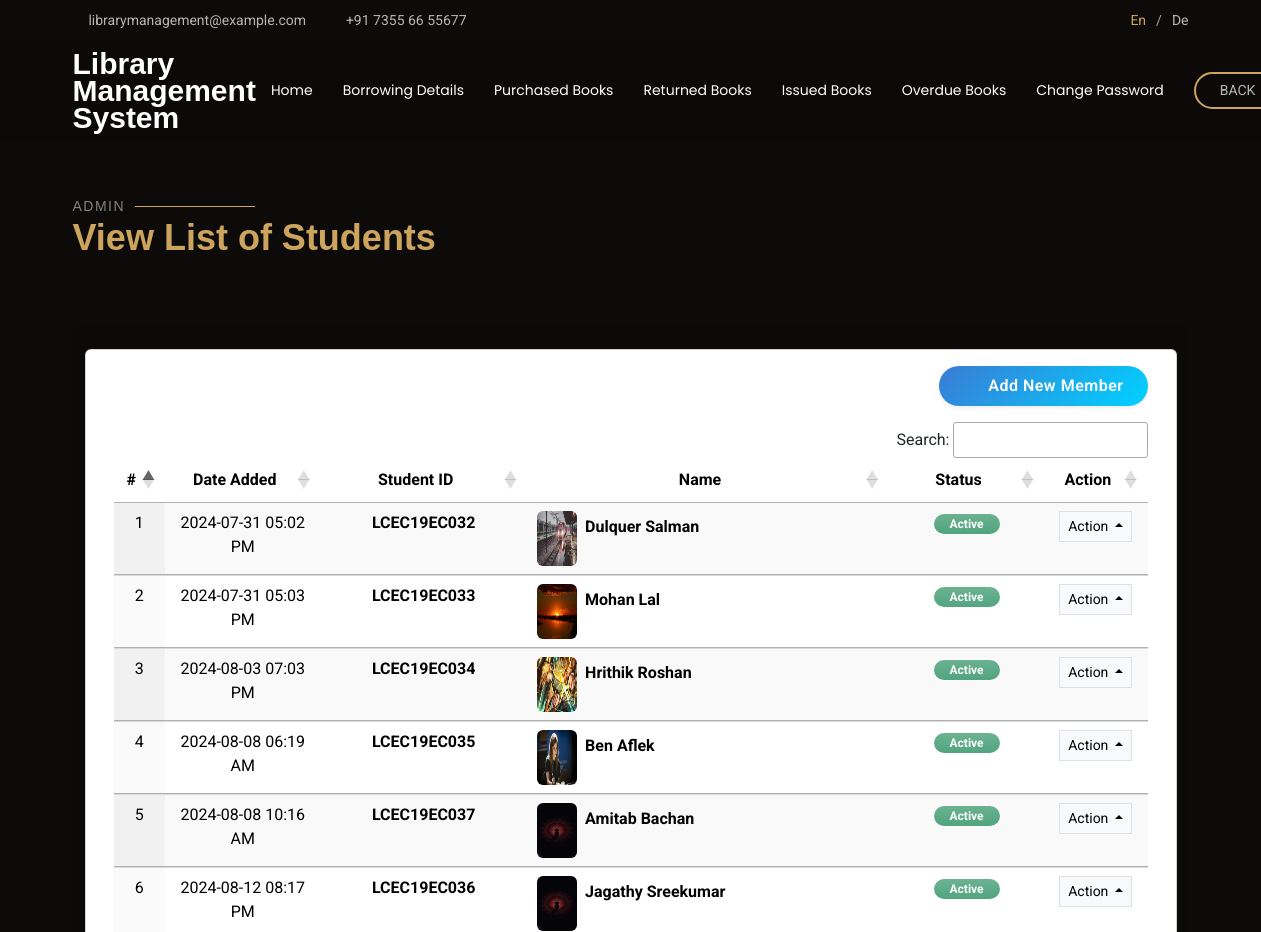
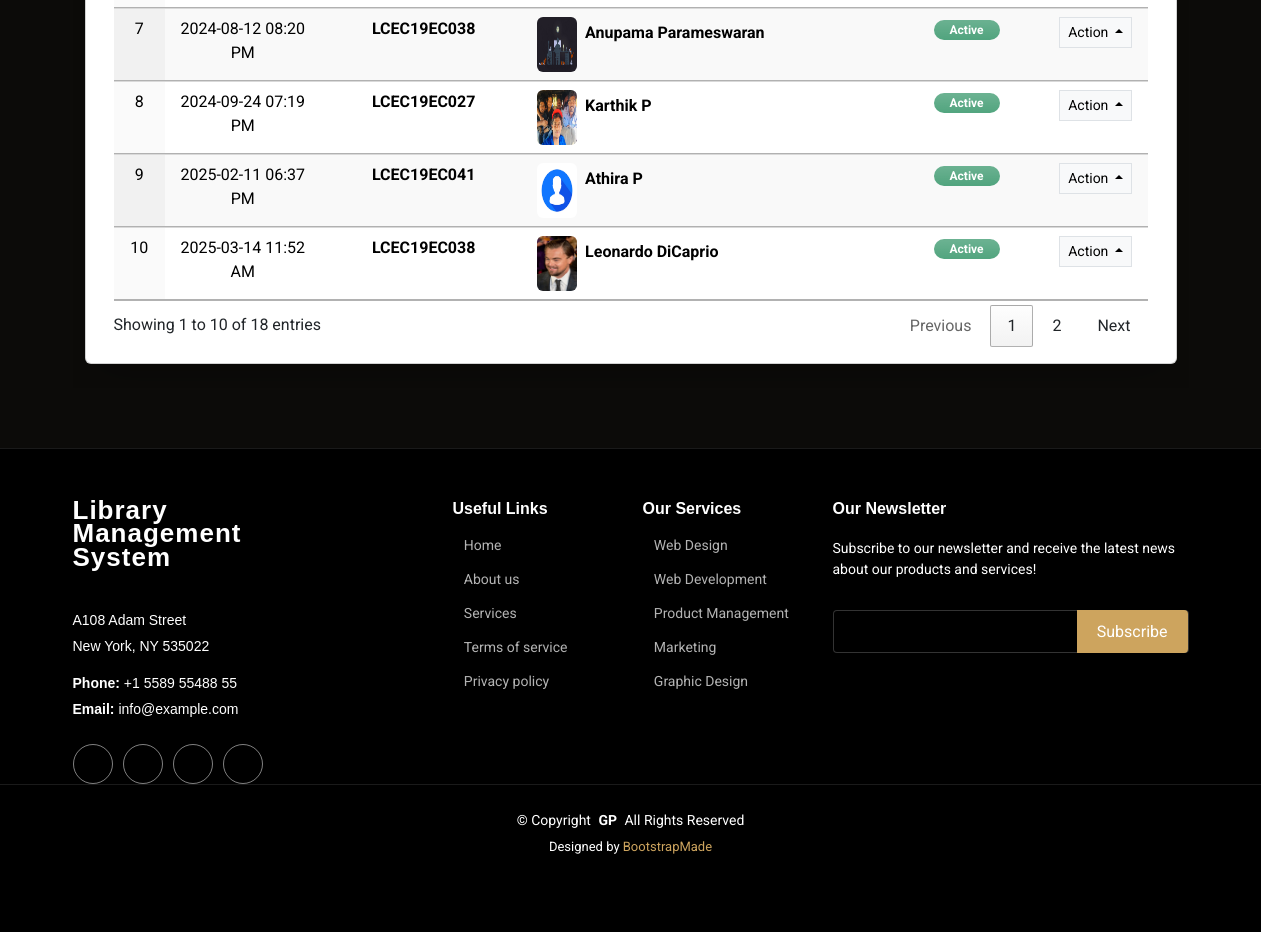
The page /studentlist/ on the database its author committed (2 pictures, top to bottom).
### home/models.py (models this page shows)
class Member(models.Model):
    member_id = models.ForeignKey(User, on_delete=models.CASCADE)
    student_id = models.CharField(max_length=150)
    department = models.CharField(max_length=255)
    year_of_study = models.IntegerField()
    phone_number = models.IntegerField()
    address = models.CharField(max_length=255)
    profile_picture = models.ImageField(upload_to='images/', default='images/default_profile.jpg')
    status = models.BooleanField(default=False)

class User(AbstractUser):
    usertype = models.CharField(max_length=100)

### home/views.py (the view)
# urls.py: path('studentlist/',views.view_studentlist, name='view_studentlist'),
def view_studentlist(request):
    students = Member.objects.select_related('member_id').filter(member_id__is_active=True)
    return render(request,'admin-studentlist.html',{'student_list':students})

### home/templates/admin-studentlist.html (shortened to what this page needs)
{% extends "admin-studentlist-base.html" %}
{% load static %}
{% block pageContent %}
<link rel="stylesheet" type="text/css" href="https://cdn.datatables.net/1.11.5/css/jquery.dataTables.css">
<link rel="stylesheet" type="text/css" href="https://cdn.datatables.net/buttons/2.2.2/css/buttons.dataTables.min.css">
<section class="py-4">
    <div class="container">
        <div class="card shadow-lg">
            <div class="card-body">
                <div class="container-fluid table-responsive">
                    <div class="text-end mb-3">
                        <button class="btn btn-primary btn-add-new rounded-pill px-4 py-2 shadow-sm" onclick="window.location.href='/adminaddmembers'">
                            <i class="bi bi-person-plus me-2"></i>
                            <span class="fw-semibold">Add New Member</span>
                        </button>
                    </div>
                    <table class="display table table-striped" id="studentTable" style="text-align: center;">
                        <colgroup>
                            <col width="5%">
                            <col width="15%">
                            <col width="20%">
                            <col width="35%">
                            <col width="15%">
                            <col width="10%">
                        </colgroup>
                        <thead>
                            <tr>
                                <th class="text-center">#</th>
                                <th class="text-center">Date Added</th>
                                <th class="text-center">Student ID</th>
                                <th class="text-center">Name</th>
                                <th class="text-center">Status</th>
                                <th class="text-center">Action</th>
                            </tr>
                        </thead>
                        <tbody>
                            {% for student in student_list %}
                            <tr>
                                <td class="text-center">{{ forloop.counter }}</td>
                                <td>{{ student.member_id.date_joined|date:"Y-m-d h:i A" }}</td>
                                <td><strong>{{ student.student_id }}</strong></td>
                                <td>
                                    <div class="d-flex align-items-center">
                                        <img src="{{ student.profile_picture.url }}"
                                            class="rounded me-2"
                                            width="40"
                                            height="55"
                                            alt="Image Not Found">
                                        <div>
                                            <div><strong>{{ student.member_id.first_name }} {{student.member_id.last_name }}</strong></div><br>
                                        </div>
                                      </div>
                                </td>
                                <td class="text-center">
                                    {% if student.status == 1 %}
                                    <span class="badge badge-success bg-gradient bg-success px-3 rounded-pill bg-opacity-75 text-sm py-1">Active</span>
                                    {% else %}
                                    <span class="badge badge-secondary bg-gradient bg-secondary px-3 rounded-pill bg-opacity-75 text-sm py-1">Inactive</span>
                                    {% endif %}
                                </td>
                                <td class="text-center">
                                    <div class="dropdown dropup">
                                        <button class="btn btn-light btn-sm rounded-0 border dropdown-toggle" type="button" id="dropdownMenuButton{{ student.id }}" data-bs-toggle="dropdown" aria-expanded="false">
                                            Action
                                        </button>
                                    </div>
                                </td>
                            </tr>
                            {% endfor %}
                        </tbody>
                    </table>
                </div>
            </div>
        </div>
    </div>
</section>
<link rel="stylesheet" href="https://cdn.datatables.net/1.13.4/css/jquery.dataTables.min.css">
<link rel="stylesheet" href="https://cdn.datatables.net/buttons/2.4.1/css/buttons.dataTables.min.css">
{% endblock pageContent %}

### home/static/assets/css/main.css (style rules this page uses)
:root { --default-font: "Roboto", system-ui, -apple-system, "Segoe UI", Roboto, "Helvetica Neue", Arial, "Noto Sans", "Liberation Sans", sans-serif, "Apple Color Emoji", "Segoe UI Emoji", "Segoe UI Symbol", "Noto Color Emoji"; --heading-font: "Playfair Display", sans-serif; --nav-font: "Poppins", sans-serif; }
:root { --background-color: #0c0b09; --default-color: rgba(255, 255, 255, 0.7); --heading-color: #ffffff; --accent-color: #cda45e; --surface-color: #29261f; --contrast-color: #0c0b09; }
:root { --nav-color: #ffffff; --nav-hover-color: #cda45e; --nav-mobile-background-color: #29261f; --nav-dropdown-background-color: #29261f; --nav-dropdown-color: #ffffff; --nav-dropdown-hover-color: #cda45e; }
:root { scroll-behavior: smooth; }
body { color: var(--default-color); background-color: var(--background-color); font-family: var(--default-font); }
section, .section { color: var(--default-color); background-color: var(--background-color); padding: 60px 0; scroll-margin-top: 77px; overflow: clip; }

### home/templates/admin-studentlist.html (style rules this page uses)
.btn-add-new { background: linear-gradient(135deg, #3a7bd5, #00d2ff); border: none; transition: all 0.3s ease; letter-spacing: 0.5px; position: relative; overflow: hidden; }
.btn-add-new::after { content: ''; position: absolute; top: 0; left: 0; width: 100%; height: 100%; background: linear-gradient(135deg, rgba(255,255,255,0.2), transparent); transform: translateX(-100%); transition: transform 0.4s ease; }
.btn-add-new i { transition: transform 0.3s ease; }

### rows shown on the page
Member: member_id.date_joined "2024-07-31 05:02 PM", student_id "LCEC19EC032", profile_picture (picture), member_id.first_name "Dulquer", member_id.last_name "Salman", status "Active"
Member: member_id.date_joined "2024-07-31 05:03 PM", student_id "LCEC19EC033", profile_picture (picture), member_id.first_name "Mohan", member_id.last_name "Lal", status "Active"
Member: member_id.date_joined "2024-08-03 07:03 PM", student_id "LCEC19EC034", profile_picture (picture), member_id.first_name "Hrithik", member_id.last_name "Roshan", status "Active"
Member: member_id.date_joined "2024-08-08 06:19 AM", student_id "LCEC19EC035", profile_picture (picture), member_id.first_name "Ben", member_id.last_name "Aflek", status "Active"
Member: member_id.date_joined "2024-08-08 10:16 AM", student_id "LCEC19EC037", profile_picture (picture), member_id.first_name "Amitab", member_id.last_name "Bachan", status "Active"
Member: member_id.date_joined "2024-08-12 08:17 PM", student_id "LCEC19EC036", profile_picture (picture), member_id.first_name "Jagathy", member_id.last_name "Sreekumar", status "Active"
Member: member_id.date_joined "2024-08-12 08:20 PM", student_id "LCEC19EC038", profile_picture (picture), member_id.first_name "Anupama", member_id.last_name "Parameswaran", status "Active"
Member: member_id.date_joined "2024-09-24 07:19 PM", student_id "LCEC19EC027", profile_picture (picture), member_id.first_name "Karthik", member_id.last_name "P", status "Active"
Member: member_id.date_joined "2025-02-11 06:37 PM", student_id "LCEC19EC041", profile_picture (placeholder picture), member_id.first_name "Athira", member_id.last_name "P", status "Active"
Member: member_id.date_joined "2025-03-14 11:52 AM", student_id "LCEC19EC038", profile_picture (picture), member_id.first_name "Leonardo", member_id.last_name "DiCaprio", status "Active"
